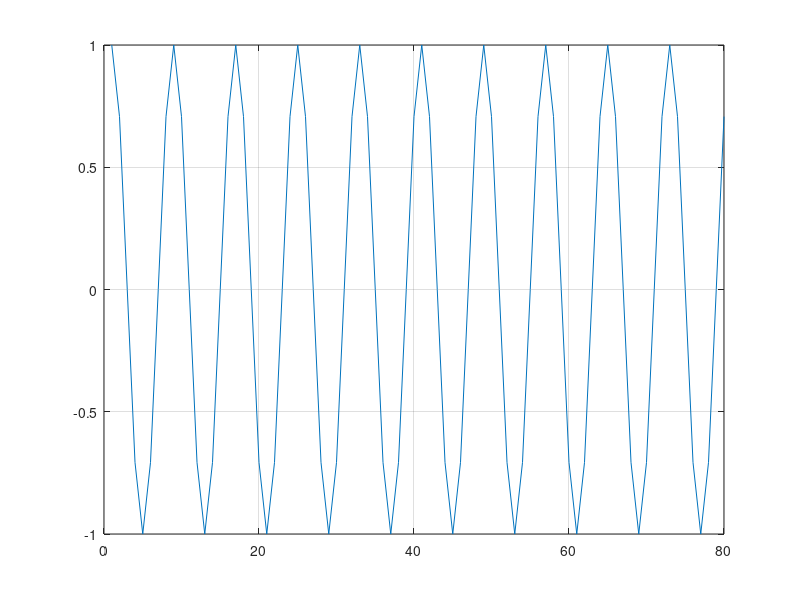
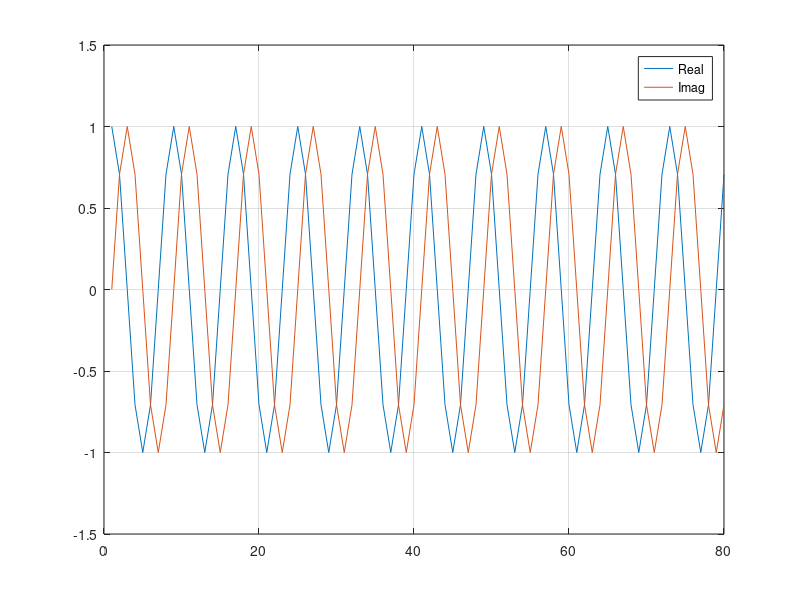

Write MATLAB code to recreate these figures, in order.
clear, clc, close all
fs = 8000;
ts = 0:1/fs:0.01-1/fs;
N = length(ts);
x = cos(2*pi*1000*ts);
X = fft(x);
plot(x), grid on
fp = 2:N/2;
fn = N/2+2:N;
S(fn) = X(fn)*0;
S(fp) = X(fp)*2;
s = ifft(S);
figure
plot(real(s)), grid on, hold on
plot(imag(s))
legend({'Real';'Imag'});
